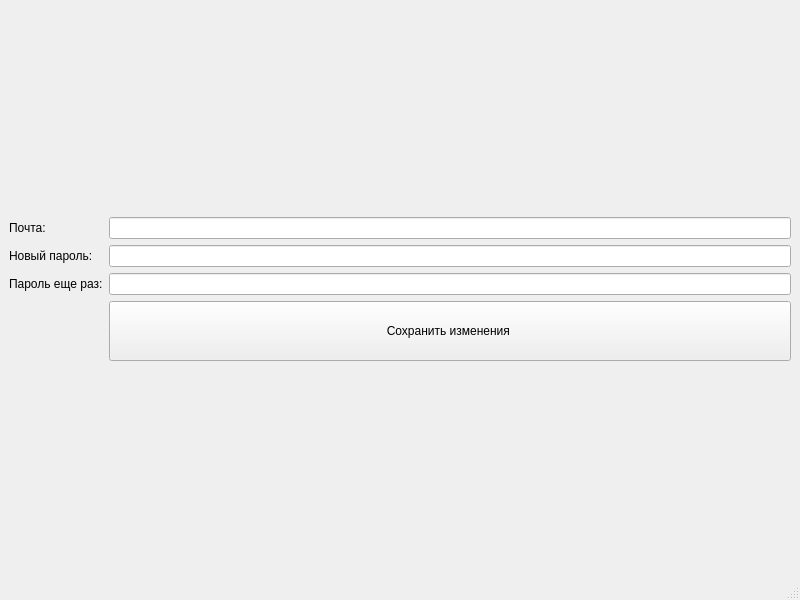
<?xml version="1.0" encoding="UTF-8"?>
<ui version="4.0">
 <class>MainWindow</class>
 <widget class="QMainWindow" name="MainWindow">
  <property name="geometry">
   <rect>
    <x>0</x>
    <y>0</y>
    <width>800</width>
    <height>600</height>
   </rect>
  </property>
  <property name="windowTitle">
   <string>MainWindow</string>
  </property>
  <widget class="QWidget" name="centralwidget">
   <layout class="QVBoxLayout" name="verticalLayout">
    <item>
     <layout class="QGridLayout" name="gridLayout">
      <item row="0" column="1" colspan="2">
       <widget class="QLineEdit" name="email"/>
      </item>
      <item row="1" column="1" colspan="2">
       <widget class="QLineEdit" name="new_2">
        <property name="sizePolicy">
         <sizepolicy hsizetype="Expanding" vsizetype="Fixed">
          <horstretch>29</horstretch>
          <verstretch>0</verstretch>
         </sizepolicy>
        </property>
       </widget>
      </item>
      <item row="2" column="0">
       <widget class="QLabel" name="label_4">
        <property name="text">
         <string>Пароль еще раз:</string>
        </property>
       </widget>
      </item>
      <item row="1" column="0">
       <widget class="QLabel" name="label_3">
        <property name="text">
         <string>Новый пароль:</string>
        </property>
       </widget>
      </item>
      <item row="2" column="1" colspan="2">
       <widget class="QLineEdit" name="new_3"/>
      </item>
      <item row="0" column="0">
       <widget class="QLabel" name="label">
        <property name="text">
         <string>Почта:</string>
        </property>
       </widget>
      </item>
      <item row="3" column="1" colspan="2">
       <widget class="QPushButton" name="save">
        <property name="sizePolicy">
         <sizepolicy hsizetype="Minimum" vsizetype="Fixed">
          <horstretch>60</horstretch>
          <verstretch>40</verstretch>
         </sizepolicy>
        </property>
        <property name="minimumSize">
         <size>
          <width>400</width>
          <height>60</height>
         </size>
        </property>
        <property name="text">
         <string>Сохранить изменения </string>
        </property>
       </widget>
      </item>
     </layout>
    </item>
   </layout>
  </widget>
  <widget class="QMenuBar" name="menubar">
   <property name="geometry">
    <rect>
     <x>0</x>
     <y>0</y>
     <width>800</width>
     <height>21</height>
    </rect>
   </property>
  </widget>
  <widget class="QStatusBar" name="statusbar"/>
 </widget>
 <resources/>
 <connections/>
</ui>
